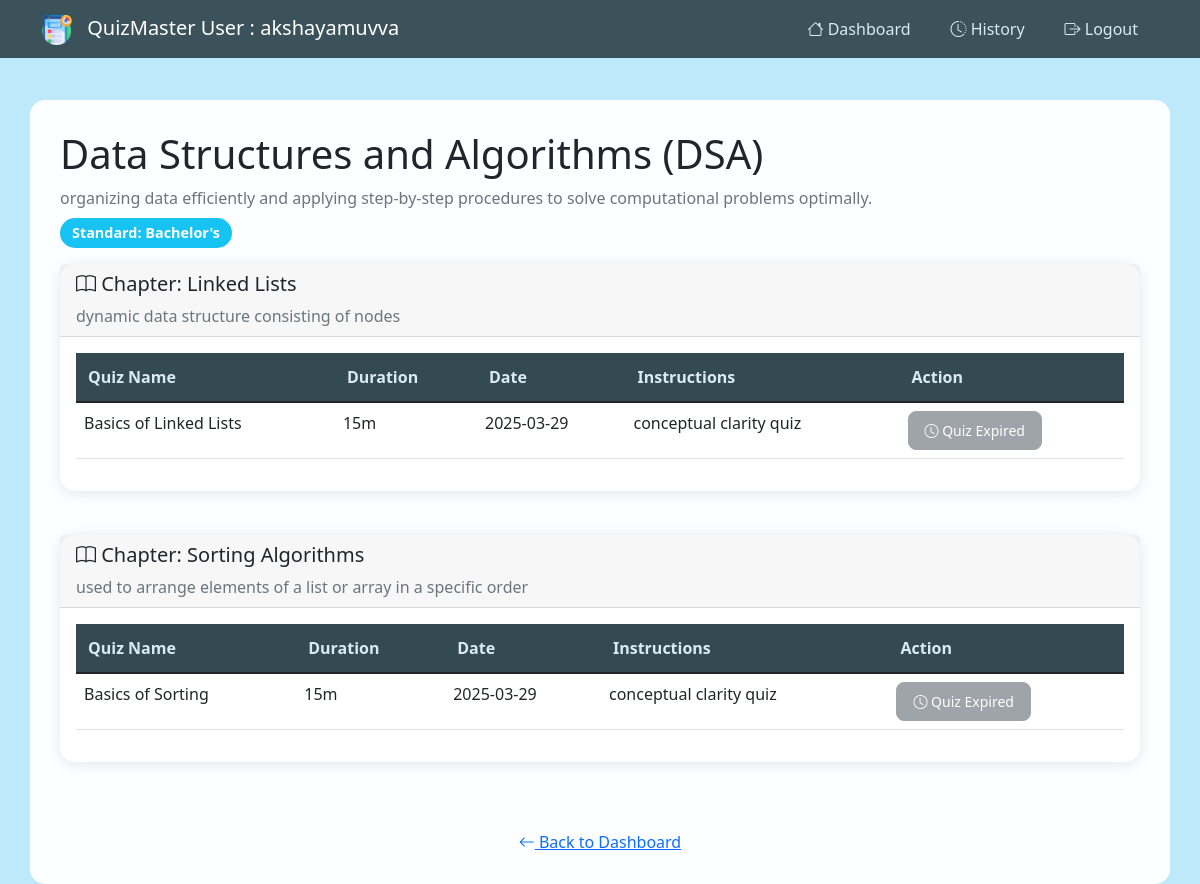
Screenshot of /view_user_subject/3 (signed in) with the database file from the repository.
### main.py (models this page shows)
class User(db.Model):
    id = db.Column(db.Integer, primary_key=True)
    name = db.Column(db.String(60),nullable=False)
    username = db.Column(db.String(80), unique=True, nullable=False)
    email = db.Column(db.String(120), unique=True, nullable=False)
    passhash = db.Column(db.String(256), nullable=False)
    qualification = db.Column(db.String(60), nullable=False)
    date_of_birth = db.Column(db.Date , nullable = False)
    is_admin = db.Column(db.Boolean, default=False)
    is_flagged = db.Column(db.Boolean, default=False)
    scores = db.relationship('Scores', back_populates = 'user',cascade = 'all, delete-orphan')

class Subject(db.Model):
    id = db.Column(db.Integer, primary_key=True)
    name = db.Column(db.String(60),nullable=False)
    description = db.Column(db.String(120), nullable=False)
    sub_chapter = db.relationship('Chapter', back_populates = 'subjects',cascade = 'all, delete-orphan')
    subject_standard = db.Column(db.Integer)

class Chapter(db.Model):
    id = db.Column(db.Integer, primary_key=True)
    name = db.Column(db.String(60),nullable=False)
    description = db.Column(db.String(120), nullable=False)
    subject_id = db.Column(db.Integer, db.ForeignKey('subject.id'), nullable=False)
    subjects = db.relationship('Subject', back_populates = 'sub_chapter')
    chap_quiz = db.relationship('Quiz', back_populates = 'chapter',cascade = 'all, delete-orphan')

class Quiz(db.Model):
    id = db.Column(db.Integer, primary_key=True)
    name = db.Column(db.String(60),nullable=False)
    quiz_time_duration = db.Column(db.Integer,nullable = False)
    quiz_date = db.Column(db.Date, nullable = False)
    chapter_id = db.Column(db.Integer, db.ForeignKey('chapter.id'), nullable=False)
    feedback = db.Column(db.String(250), nullable=True)
    chapter = db.relationship('Chapter', back_populates = 'chap_quiz')
    qsns = db.relationship('Question', back_populates = 'quiz',cascade = 'all, delete-orphan')
    score = db.relationship('Scores', back_populates = 'quiz',cascade = 'all, delete-orphan')

### main.py (the view)
@app.route('/view_user_subject/<int:subject_id>')
def view_user_subject(subject_id):
    if 'user_id' not in session:
        return redirect(url_for('login'))
    user = User.query.get(session['user_id'])
    subject = Subject.query.get(subject_id)
    chapters = Chapter.query.filter_by(subject_id=subject_id).all()
    today = date.today()
    return render_template('user_subject_view.html', user=user, subject=subject, chapters=chapters,today=today)

### templates/user_subject_view.html (shortened to what this page needs)
<!DOCTYPE html>
<html lang="en">
<head>
    <link href="https://cdn.jsdelivr.net/npm/bootstrap@5.1.3/dist/css/bootstrap.min.css" rel="stylesheet">
    <link rel="stylesheet" href="https://cdn.jsdelivr.net/npm/bootstrap-icons@1.7.2/font/bootstrap-icons.css">
    <link rel="stylesheet" href="{{ url_for('static', filename='css/user_styles.css') }}">
</head>
<body>
    <nav class="navbar navbar-expand-lg navbar-dark fixed-top">
        <div class="container">
            <a class="navbar-brand" href="#">
                <img src="{{ url_for('static', filename='images/logo.png') }}" alt="QuizMaster Logo" class="nav-logo">
                QuizMaster User : {{ user.username }}
            </a>
            <div class="collapse navbar-collapse" id="navbarNav">
                <ul class="navbar-nav ms-auto">
                    <li class="nav-item">
                        <a class="nav-link" href="{{ url_for('dashboard') }}">
                            <i class="bi bi-house"></i> Dashboard
                        </a>
                    </li>
                    <li class="nav-item">
                        <a class="nav-link" href="{{ url_for('user_history') }}">
                            <i class="bi bi-clock-history"></i> History
                        </a>
                    </li>
                    <li class="nav-item">
                        <a class="nav-link" href="{{ url_for('logout') }}">
                            <i class="bi bi-box-arrow-right"></i> Logout
                        </a>
                    </li>
                </ul>
            </div>
        </div>
    </nav>
    <div class="container main-content">
        <div class="dashboard-header">
            <div>
                <h1>{{ subject.name }}</h1>
                <p class="text-muted mb-0">{{ subject.description }}</p>
                <p class="badge bg-primary mt-2">
                    Standard:
                    {% if subject.subject_standard == 1 %}
                        High School
                    {% elif subject.subject_standard == 2 %}
                        Bachelor's
                    {% elif subject.subject_standard == 3 %}
                        Master's
                    {% else %}
                        Ph.D.
                    {% endif %}
                </p>
            </div>
        </div>
        <div class="row">
            {% if chapters %}
                {% for chapter in chapters %}
                <div class="col-12 mb-4">
                    <div class="card">
                        <div class="card-header">
                            <h5 class="mb-0">
                                <i class="bi bi-book"></i>
                                Chapter: {{ chapter.name }}
                            </h5>
                            <p class="text-muted mb-0 mt-2">{{ chapter.description }}</p>
                        </div>
                        <div class="card-body">
                            {% if chapter.chap_quiz %}
                                <div class="table-responsive">
                                    <table class="table table-hover">
                                        <thead>
                                            <tr>
                                                <th>Quiz Name</th>
                                                <th>Duration</th>
                                                <th>Date</th>
                                                <th>Instructions</th>
                                                <th>Action</th>
                                            </tr>
                                        </thead>
                                        <tbody>
                                            {% for quiz in chapter.chap_quiz %}
                                            <tr>
                                                <td>{{ quiz.name }}</td>
                                                <td>
                                                    {% set minutes = (quiz.quiz_time_duration | int % 60) %}
                                                    {% if minutes > 0 %}{{ minutes }}m{% endif %}
                                                </td>
                                                <td>{{ quiz.quiz_date.strftime('%Y-%m-%d') }}</td>
                                                <td>
                                                    {% if quiz.feedback %}
                                                        {{ quiz.feedback }}
                                                    {% else %}
                                                        No specific instructions
                                                    {% endif %}
                                                </td>
                                                <td>
                                                    {% if quiz.quiz_date == today %}
                                                        <a href="{{ url_for('start_quiz', quiz_id=quiz.id) }}"
                                                           class="btn btn-success btn-sm">
                                                            <i class="bi bi-play-circle"></i> Start Quiz
                                                        </a>
                                                    {% elif quiz.quiz_date < today %}
                                                        <button class="btn btn-secondary btn-sm" disabled>
                                                            <i class="bi bi-clock"></i> Quiz Expired
                                                        </button>
                                                    {% else %}
                                                        <button class="btn btn-secondary btn-sm" disabled>
                                                            <i class="bi bi-clock"></i> Available on {{ quiz.quiz_date.strftime('%Y-%m-%d') }}
                                                        </button>
                                                    {% endif %}
                                                </td>
                                            </tr>
                                            {% else %}
                                            <tr>
                                                <td colspan="5" class="text-center">No quizzes available for this chapter.</td>
                                            </tr>
                                            {% endfor %}
                                        </tbody>
                                    </table>
                                </div>
                            {% else %}
                                <p class="text-muted text-center">No quizzes available for this chapter.</p>
                            {% endif %}
                        </div>
                    </div>
                </div>
                {% endfor %}
            {% else %}
                <div class="col-12">
                    <div class="alert alert-info text-center">
                        <i class="bi bi-info-circle"></i> No chapters available for this subject yet.
                    </div>
                </div>
            {% endif %}
        </div>
        <div class="text-center mt-4">
            <a href="{{ url_for('dashboard') }}" class="back-link">
                <i class="bi bi-arrow-left"></i> Back to Dashboard
            </a>
        </div>
    </div>
</body>
</html>

### static/css/user_styles.css (style rules this page uses)
body { background-color: #bee9fa; min-height: 100vh; padding-top: 80px; }
.main-content { background: rgba(255, 255, 255, 0.95); border-radius: 15px; padding: 30px; margin-top: 20px; }
.card { border: none; border-radius: 15px; box-shadow: 0 2px 15px rgba(0, 0, 0, 0.1); transition: transform 0.3s ease; margin-bottom: 20px; }
.navbar { background-color: rgba(52, 74, 83, 0.95) !important; backdrop-filter: blur(10px); }
.nav-logo { width: 30px; height: 30px; margin-right: 10px; }
.nav-link { color: #d8ebf4 !important; padding: 8px 15px !important; margin: 0 5px; border-radius: 20px; transition: all 0.3s ease; }
.btn { border-radius: 8px; padding: 8px 16px; transition: all 0.3s ease; }
.table thead th { background-color: #344a53; color: #d8ebf4; border: none; padding: 12px; }
.badge { padding: 8px 12px; font-size: 0.9rem; border-radius: 20px; }
.bg-primary { background-color: #16c3f2 !important; }

### rows the page displays
User: username "akshayamuvva"
Subject: name "Data Structures and Algorithms (DSA)", description "organizing data efficiently and applying step-by-step procedures to solve computational problems optimally."
Chapter: name "Linked Lists", description "dynamic data structure consisting of nodes"
Quiz: name "Basics of Linked Lists", quiz_time_duration "15", quiz_date "2025-03-29", feedback "conceptual clarity quiz", shows "Quiz Expired"
Chapter: name "Sorting Algorithms", description "used to arrange elements of a list or array in a specific order"
Quiz: name "Basics of Sorting", quiz_time_duration "15", quiz_date "2025-03-29", feedback "conceptual clarity quiz", shows "Quiz Expired"
